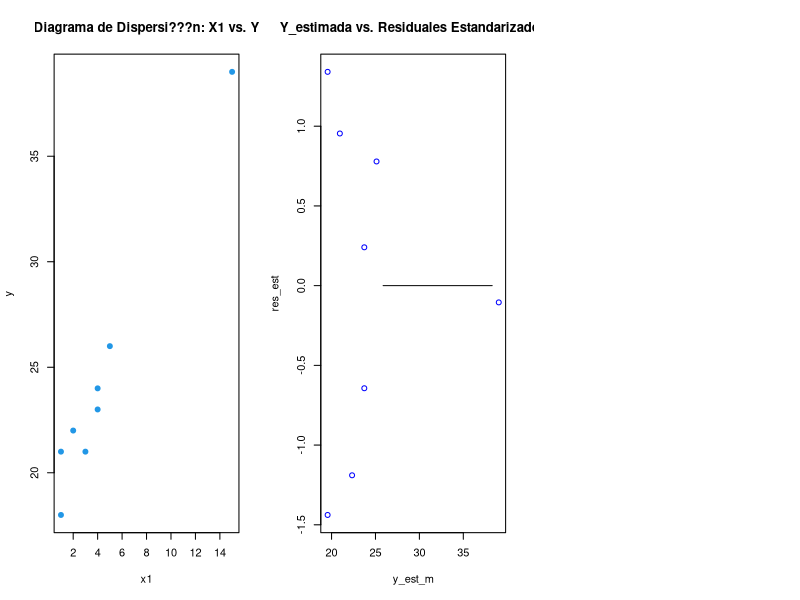

Write R code to recreate this figure.
####################################################
#############  Ejercicio en Clase    ############### 
####################################################

#Datos del Ejercicio:
x1 = c(1,1,2,3,4,4,5,15) #vector x1
y = c(18,21,22,21,23,24,26,39) #vector y 
i = c(1:length(x1))  #vector del n???mero de elementos

#################################################################
######## Regresi???n Lineal - ANOVA (Funciones Directas) ##########

par(mfrow=c(1,3)) # varios gr???ficos en una sola pantalla
plot(x1, y, pch = 19, col=12, main="Diagrama de Dispersi???n: X1 vs. Y") #grafico de dispersion x1
#plot(x2, y, pch = 19, col=18, main="Diagrama de Dispersi???n: X2 vs. Y") #grafico de dispersion x2
#install.packages("rgl") #instala el paquete rgl para graficar en 3D
#library(rgl) #cargo la libreria rgl
#plot3d(x1, x2, y, pch = 19, col=18) #grafico de dispersion x2
ejem2 = lm(y ~ x1) #calculo de la regresion lineal (funcion directa)
print (summary(ejem2)) #resumen de los resultados de la regresion lineal 
print (anova(ejem2)) #resumen de los resultados de la tabla Anova 

#################################################################
########################## Residuales ###########################

trans = summary(ejem2) #resumen de los resultados de la regresion lineal 
b0_m = trans$coefficients[1] #calculo de b0
b1_m = trans$coefficients[2] #calculo de b1
y_est_m = b0_m+b1_m*x1 #ecuacion de regresion multiple estimada 
error = y-y_est_m #residual
trans2 = influence(ejem2) #analisis de los residuales
error2 = trans2$wt.res #residual (otra forma de obtenerlo)
s = trans$sigma
hi = trans2$hat #influencia
syi_yi = s*sqrt(1-hi) #desviaci???n est???ndar del residual
res_est = error/syi_yi #residual estadarizado

#Grafico: Y_estimada vs Residuales Estandarizados
plot(y_est_m,res_est,col="blue",main="Y_estimada vs. Residuales Estandarizados")
eje = rep(0, length(i)) 
lines(y_est_m,eje,type="c", col="black") 

#################################################################
################## Residual Estudentizado #######################
restudentizado = rstudent(ejem2)

#################################################################
######################### Influyentes ###########################
p = trans$df[1]-1 #n???mero de variables independientes (grados de libertad en el numerador)
n = length (i) #numero de muestras (longitud del vector i)
treshold = 3*(p+1)/n  #establezco un umbral maximo 
z = hi[which(hi > treshold)] #en el vector hi (infleuncia de la observaci???n), escojo el valor (o valores) de hi que sea mayor que mi umbral
cat("Los Valores hi Influyentes son:", z, "\n") #imprime los valores hi influyentes
val_inf_x1 = x1[which(hi > treshold)] #coordenada en x1 del valor influyente
val_inf_y = y[which(hi > treshold)] #coordenada en y del valor influyente
cat("Los Valores Influyentes son los puntos que tienen coordenadas en X1:", val_inf_x1, "y coordenadas en Y:",val_inf_y, "\n") #imprime las coordenadas de los puntos influyentes

#################################################################
##################### Distancia de Cook #########################
cook = cooks.distance(ejem2)
